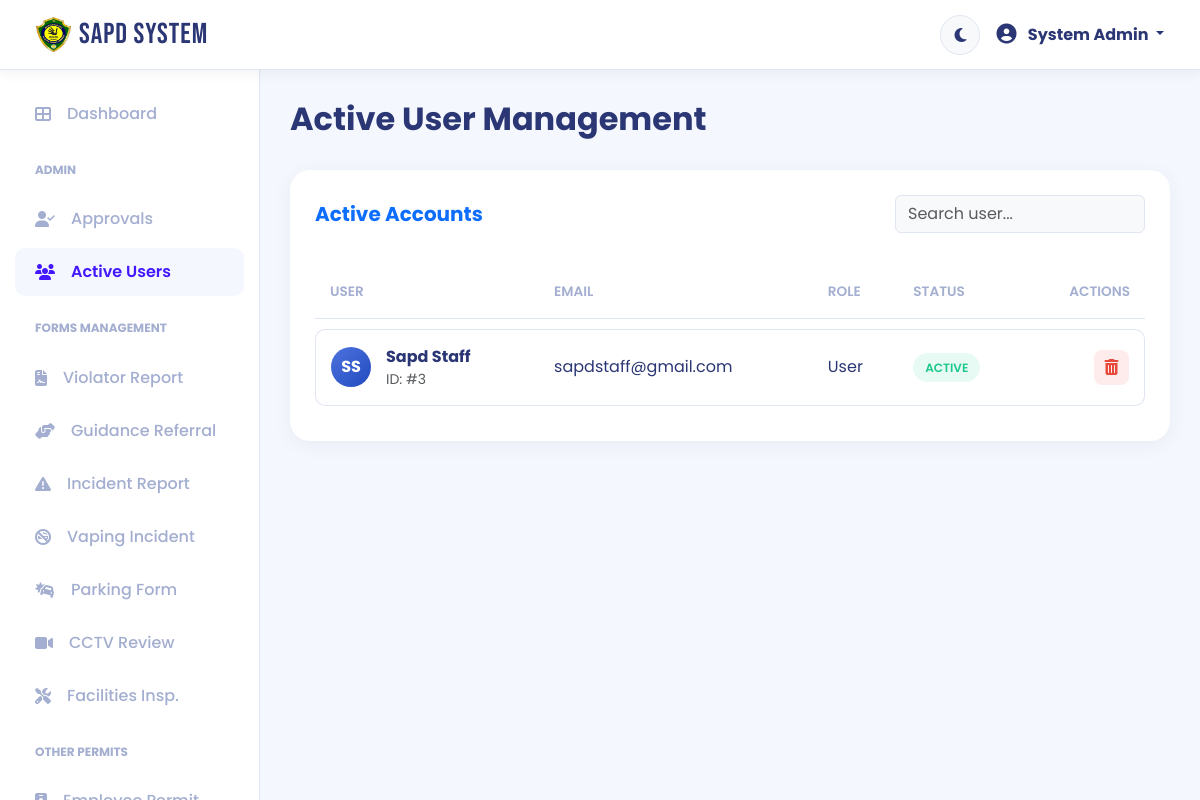
/active_users.php (signed in), run on the app's committed database.
### tables this page shows
CREATE TABLE `users` (
  `id` int(11) NOT NULL,
  `name` varchar(255) NOT NULL,
  `email` varchar(255) NOT NULL,
  `username` varchar(255) NOT NULL,
  `password` varchar(255) NOT NULL,
  `role` varchar(50) DEFAULT 'user',
  `status` varchar(20) DEFAULT 'pending',
  `verification_code` int(6) DEFAULT 0,
  `created_at` timestamp NOT NULL DEFAULT current_timestamp()
);

### active_users.php (the view, shortened to what this page needs)
<?php
$servername = "localhost";
$username = "root";
$password = "";
$dbname = "sapd_db";
$conn = new mysqli($servername, $username, $password, $dbname);
$theme_mode = $_COOKIE['theme'] ?? 'light';
$sql = "SELECT * FROM users WHERE status = 'active' AND role != 'admin' ORDER BY id DESC";
$result = $conn->query($sql);
?>
<!DOCTYPE html>
<html lang="en" data-bs-theme="<?php echo htmlspecialchars($theme_mode); ?>">
<head>
    <link href="https://cdn.jsdelivr.net/npm/bootstrap@5.3.0/dist/css/bootstrap.min.css" rel="stylesheet">
    <link rel="stylesheet" href="https://cdnjs.cloudflare.com/ajax/libs/font-awesome/6.4.0/css/all.min.css">
</head>
<body>
    <nav class="navbar navbar-custom">
        <div class="d-flex justify-content-between align-items-center w-100 px-3">
            <div class="d-flex align-items-center">
                <a class="navbar-brand d-flex align-items-center" href="#">
                    <img src="background.png" alt="Logo" width="35" height="35" onerror="this.style.display='none'"
                        class="me-2"> SAPD SYSTEM
                </a>
            </div>
            <div class="d-flex align-items-center gap-3">
                <button class="btn btn-theme-nav rounded-circle" id="themeToggle"><i class="fas fa-moon"></i></button>
                <div class="dropdown">
                    <a class="nav-link dropdown-toggle fw-bold" href="#" role="button" data-bs-toggle="dropdown"
                        style="color: var(--text-main);">
                        <i class="fas fa-user-circle fa-lg me-2"></i> <?php echo $_SESSION['name']; ?>
                    </a>
                </div>
            </div>
        </div>
    </nav>
    <div class="sidebar" id="sidebar">
        <div class="sidebar-content">
            <ul class="nav flex-column">
                <li class="nav-item"><a class="nav-link" href="dashboard.php"><i class="fas fa-th-large me-3"></i>
                        Dashboard</a></li>
                <h6 class="sidebar-heading">Admin</h6>
                <li class="nav-item"><a class="nav-link" href="admin_approval.php"><i
                            class="fas fa-user-check me-3"></i> Approvals</a></li>
                <li class="nav-item"><a class="nav-link active" href="active_users.php"><i
                            class="fas fa-users me-3"></i> Active Users</a></li>
                <h6 class="sidebar-heading">Forms Management</h6>
                <li class="nav-item"><a class="nav-link" href="violator_report.php"><i
                            class="fas fa-file-contract me-3"></i> Violator Report</a></li>
                <li class="nav-item"><a class="nav-link" href="guidance_referral.php"><i
                            class="fas fa-hands-helping me-3"></i> Guidance Referral</a></li>
                <li class="nav-item"><a class="nav-link" href="incident_report.php"><i
                            class="fas fa-exclamation-triangle me-3"></i> Incident Report</a></li>
                <li class="nav-item"><a class="nav-link" href="vaping_incident.php"><i
                            class="fas fa-smoking-ban me-3"></i> Vaping Incident</a></li>
                <li class="nav-item"><a class="nav-link" href="view_details.php?view=parking"><i
                            class="fas fa-car-crash me-3"></i> Parking Form</a></li>
                <li class="nav-item"><a class="nav-link" href="cctv_review_form.php"><i class="fas fa-video me-3"></i>
                        CCTV Review</a></li>
                <li class="nav-item"><a class="nav-link" href="facilities_and_inspection.php"><i
                            class="fas fa-tools me-3"></i> Facilities Insp.</a></li>
                <h6 class="sidebar-heading">Other Permits</h6>
                <li class="nav-item"><a class="nav-link" href="employee_permit.php"><i class="fas fa-id-badge me-3"></i>
                        Employee Permit</a></li>
            </ul>
        </div>
    </div>
    <div class="main-content">
        <div class="d-flex justify-content-between align-items-center mb-4">
            <h2 class="fw-bold">Active User Management</h2>
        </div>
        <div class="card-custom">
            <div class="d-flex justify-content-between align-items-center mb-4">
                <h5 class="fw-bold m-0 text-primary">Active Accounts</h5>
                <input type="text" id="userSearch" class="form-control"
                    style="width: 250px; background: var(--input-bg); border-color: var(--border-color); color: var(--text-main);"
                    placeholder="Search user...">
            </div>
            <div class="table-responsive">
                <table class="table-custom">
                    <thead>
                        <tr>
                            <th>User</th>
                            <th>Email</th>
                            <th>Role</th>
                            <th>Status</th>
                            <th class="text-end">Actions</th>
                        </tr>
                    </thead>
                    <tbody id="userTableBody">
                        <?php if ($result && $result->num_rows > 0): ?>
                            <?php while ($row = $result->fetch_assoc()):
                                $name_parts = explode(" ", $row['name']);
                                $initials = isset($name_parts[0][0]) ? strtoupper($name_parts[0][0]) : '';
                                if (count($name_parts) > 1) {
                                    $initials .= isset($name_parts[1][0]) ? strtoupper($name_parts[1][0]) : '';
                                }
                                ?>
                                <tr>
                                    <td>
                                        <div class="d-flex align-items-center">
                                            <div class="avatar-initial"><?php echo $initials; ?></div>
                                            <div>
                                                <div class="fw-bold"><?php echo htmlspecialchars($row['name']); ?></div>
                                                <div class="small text-muted">ID: #<?php echo $row['id']; ?></div>
                                            </div>
                                        </div>
                                    </td>
                                    <td><?php echo htmlspecialchars($row['email']); ?></td>
                                    <td class="text-capitalize"><?php echo htmlspecialchars($row['role']); ?></td>
                                    <td><span class="status-badge status-active">Active</span></td>
                                    <td class="text-end">
                                        <form method="POST"
                                            onsubmit="return confirm('Are you sure you want to remove this active user? This action cannot be undone.');">
                                            <button type="submit" name="delete_user" class="btn-icon btn-delete"
                                                title="Remove User">
                                                <i class="fas fa-trash-alt"></i>
                                            </button>
                                        </form>
                                    </td>
                                </tr>
                            <?php endwhile; ?>
                        <?php endif; ?>
                    </tbody>
                </table>
            </div>
        </div>
    </div>
</body>
</html>

### active_users.php (style rules this page uses)
:root { --bg-body: #f4f7fe; --bg-card: #ffffff; --text-main: #2b3674; --text-muted: #a3aed0; --border-color: #e0e5f2; --sidebar-bg: #ffffff; --input-bg: #f8f9fa; --navbar-bg: #ffffff; --primary-color: #4318ff; --sidebar-width: 260px; --navbar-height: 70px; }
body { background-color: var(--bg-body); color: var(--text-main); font-family: 'Poppins', sans-serif; overflow-x: hidden; transition: background-color 0.3s, color 0.3s; }
.navbar-custom { height: var(--navbar-height); background: var(--navbar-bg) !important; border-bottom: 1px solid var(--border-color); box-shadow: 0 4px 12px rgba(0, 0, 0, 0.05); position: fixed; top: 0; left: 0; right: 0; z-index: 1000; padding: 0 20px; transition: background-color 0.3s; }
.navbar-brand { font-family: "Bebas Neue", sans-serif; font-size: 1.8rem; letter-spacing: 1px; color: var(--text-main) !important; }
.sidebar { width: var(--sidebar-width); height: 100vh; position: fixed; top: 0; left: 0; z-index: 900; background-color: var(--sidebar-bg); border-right: 1px solid var(--border-color); padding-top: var(--navbar-height); overflow-y: auto; transition: 0.3s; }
.sidebar-content { padding: 20px 15px; }
.sidebar .nav-link { color: var(--text-muted); font-weight: 500; padding: 12px 20px; border-radius: 10px; margin-bottom: 5px; display: flex; align-items: center; transition: all 0.3s; }
.sidebar .nav-link:hover, .sidebar .nav-link.active { background: var(--bg-body); color: var(--primary-color); font-weight: 600; }
.sidebar-heading { font-size: 0.75rem; text-transform: uppercase; font-weight: 700; color: var(--text-muted); padding: 20px 20px 10px; }
.main-content { margin-left: var(--sidebar-width); padding: 20px 30px; padding-top: calc(var(--navbar-height) + 30px); min-height: 100vh; width: calc(100% - var(--sidebar-width)); transition: 0.3s; }
.card-custom { background: var(--bg-card); border-radius: 20px; border: none; padding: 25px; box-shadow: 0 4px 20px rgba(0, 0, 0, 0.05); }
.table-custom { width: 100%; border-collapse: separate; border-spacing: 0 10px; }
.table-custom th { color: var(--text-muted); font-weight: 600; font-size: 0.85rem; text-transform: uppercase; padding: 15px; border-bottom: 1px solid var(--border-color); }
.table-custom td { background: var(--bg-card); padding: 15px; vertical-align: middle; color: var(--text-main); border-top: 1px solid var(--border-color); border-bottom: 1px solid var(--border-color); }
.table-custom tr td:first-child { border-left: 1px solid var(--border-color); border-top-left-radius: 10px; border-bottom-left-radius: 10px; }
.table-custom tr td:last-child { border-right: 1px solid var(--border-color); border-top-right-radius: 10px; border-bottom-right-radius: 10px; }
.avatar-initial { width: 40px; height: 40px; border-radius: 50%; background: linear-gradient(135deg, #4e73df 0%, #224abe 100%); color: white; display: flex; align-items: center; justify-content: center; font-weight: bold; font-size: 1rem; margin-right: 15px; }
.status-badge { padding: 6px 12px; border-radius: 20px; font-size: 0.75rem; font-weight: 600; text-transform: uppercase; }
.status-active { background: rgba(28, 200, 138, 0.1); color: #1cc88a; }
.btn-icon { width: 35px; height: 35px; display: inline-flex; align-items: center; justify-content: center; border-radius: 8px; border: none; transition: all 0.2s; }
.btn-delete { background: rgba(231, 74, 59, 0.1); color: #e74a3b; }
.btn-theme-nav { background: var(--input-bg); border: 1px solid var(--border-color); color: var(--text-main); width: 40px; height: 40px; display: flex; align-items: center; justify-content: center; }

### data on the page
users: name "SS", name "Sapd Staff", id "3", email "sapdstaff@gmail.com", role "User"

### other printed values
$_SESSION['name'] "System Admin"
